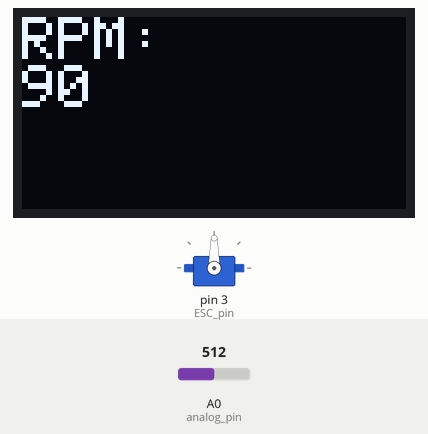
Bench run of a sketch on a simulated Arduino Uno, built with avr-gcc and run on an emulated ATmega328P. Shown: 128×64 one-colour display, servo. The inputs (shaded band) are chosen by the test bench; at power-on: A0 (analog_pin) = 512. What the sketch prints to the serial monitor is not drawn.

Above: at 1.2 s.
1.3 s: A0 (analog_pin) set to 716
At 2.6 s:
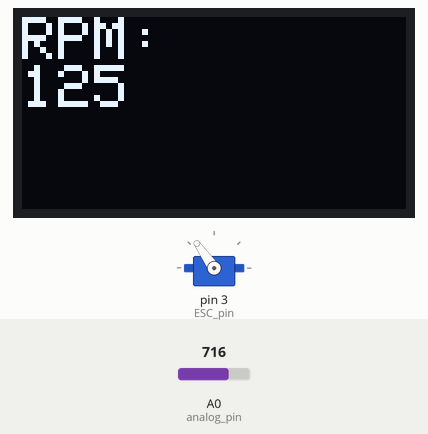
2.9 s: A0 (analog_pin) set to 900
At 3.8 s:
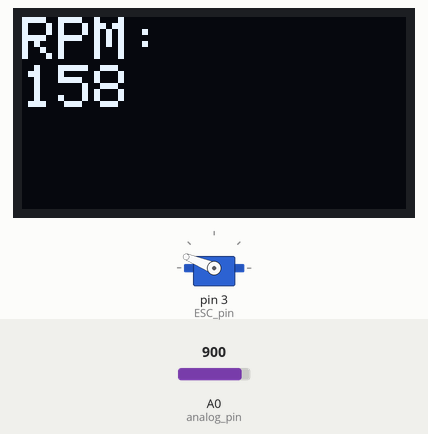
4.5 s: A0 (analog_pin) set to 1023
At 5.8 s:
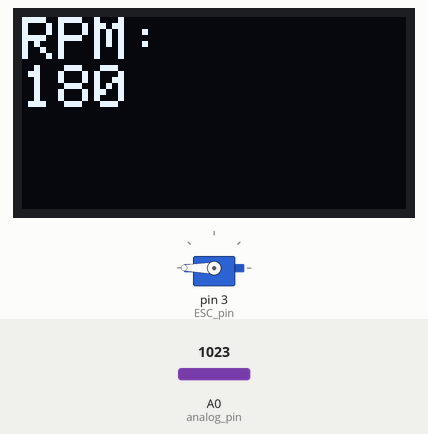
6.1 s: A0 (analog_pin) set to 306
At 6.8 s:
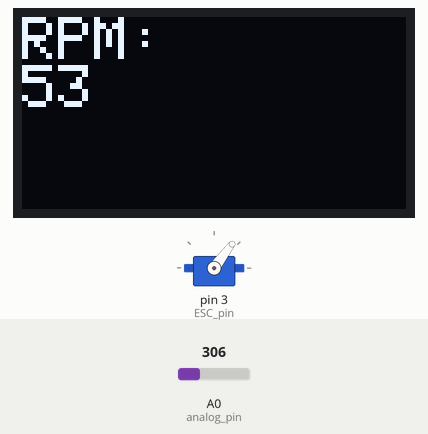
7.7 s: A0 (analog_pin) set to 122
At 8.9 s:
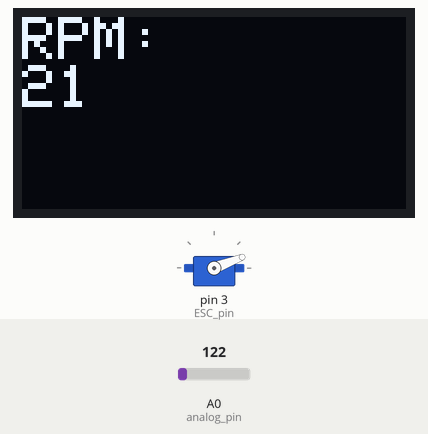
9.3 s: A0 (analog_pin) set to 0
At 9.8 s:
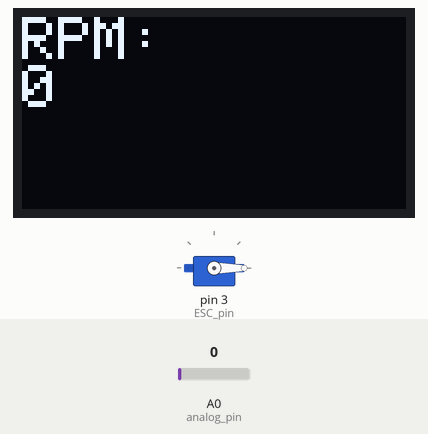
Timing chart, 0 to 11.9 s (numbered marks = the images above; inputs shaded):
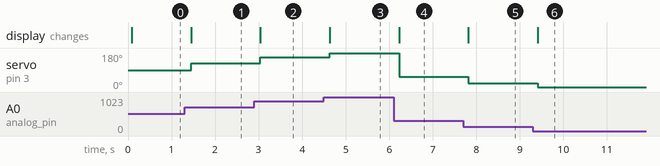

Measured:
- after the input at 1.3 s, servo on pin 3 (ESC_pin): 90° → 125° after 0.15 s; the display: changes after 0.15 s (image 1)
- after the input at 2.9 s, servo on pin 3 (ESC_pin): 125° → 158° after 0.14 s; the display: changes after 0.14 s (image 2)
- after the input at 4.5 s, servo on pin 3 (ESC_pin): 158° → 180° after 0.13 s; the display: changes after 0.13 s (image 3)
- after the input at 6.1 s, servo on pin 3 (ESC_pin): 180° → 53° after 0.13 s; the display: changes after 0.13 s (image 4)
- after the input at 7.7 s, servo on pin 3 (ESC_pin): 53° → 21° after 0.12 s; the display: changes after 0.12 s (image 5)
- after the input at 9.3 s, servo on pin 3 (ESC_pin): 21° → 0° after 0.11 s; the display: changes after 0.11 s (image 6)

The sketch:

CNC.ino
```cpp
#include <SPI.h>
#include <Wire.h>
#include <Adafruit_GFX.h>
#include <Adafruit_SSD1306.h>
#include <Servo.h>

#define SCREEN_WIDTH 128 // OLED display width, in pixels
#define SCREEN_HEIGHT 64 // OLED display height, in pixels

// Declaration for SSD1306 display connected using software SPI (default case):
#define OLED_MOSI  11
#define OLED_CLK   13
#define OLED_DC     8
#define OLED_CS    10
#define OLED_RESET  9
Adafruit_SSD1306 display(SCREEN_WIDTH, SCREEN_HEIGHT,
  OLED_MOSI, OLED_CLK, OLED_DC, OLED_RESET, OLED_CS);


#define NUMFLAKES     10 // Number of snowflakes in the animation example

#define LOGO_HEIGHT   16
#define LOGO_WIDTH    16
static const unsigned char PROGMEM logo_bmp[] =
{ B00000000, B11000000,
  B00000001, B11000000,
  B00000001, B11000000,
  B00000011, B11100000,
  B11110011, B11100000,
  B11111110, B11111000,
  B01111110, B11111111,
  B00110011, B10011111,
  B00011111, B11111100,
  B00001101, B01110000,
  B00011011, B10100000,
  B00111111, B11100000,
  B00111111, B11110000,
  B01111100, B11110000,
  B01110000, B01110000,
  B00000000, B00110000 };

#define analog_pin A0
#define ESC_pin 3
int out = 0;

Servo ESC;

void setup() {
  Serial.begin(9600);
  if(!display.begin(SSD1306_SWITCHCAPVCC)) {
    Serial.println(F("SSD1306 allocation failed"));
    for(;;); // Don't proceed, loop forever
  }
  display.clearDisplay();

  ESC.attach(ESC_pin,1000,2000); // (pin, min pulse width, max pulse width in microseconds)

  drawRPM(0);    // Draw 'stylized' characters
}

void loop() {
  out = map(analogRead(analog_pin), 0, 1023, 0, 180);
  Serial.println(out);
  drawRPM(out);
  ESC.write(out);
  delay(200);
}

void drawRPM(int val) {
  display.clearDisplay();

  display.setTextSize(2);             // Normal 1:1 pixel scale
  display.setTextColor(SSD1306_WHITE);        // Draw white text
  display.setCursor(0,0);             // Start at top-left corner
  display.println(F("RPM:"));

  display.println(val);

  display.display();

}
```
